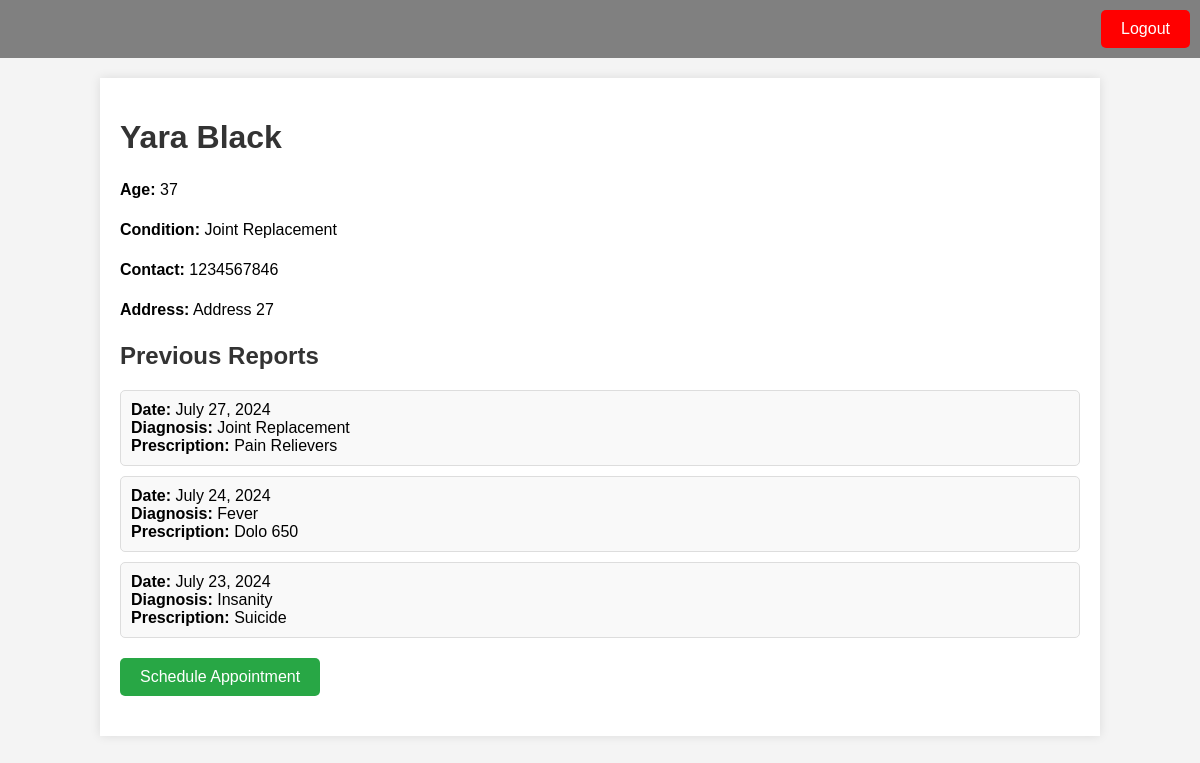
/patient_home/27/, run on an earlier commit of the app's database.
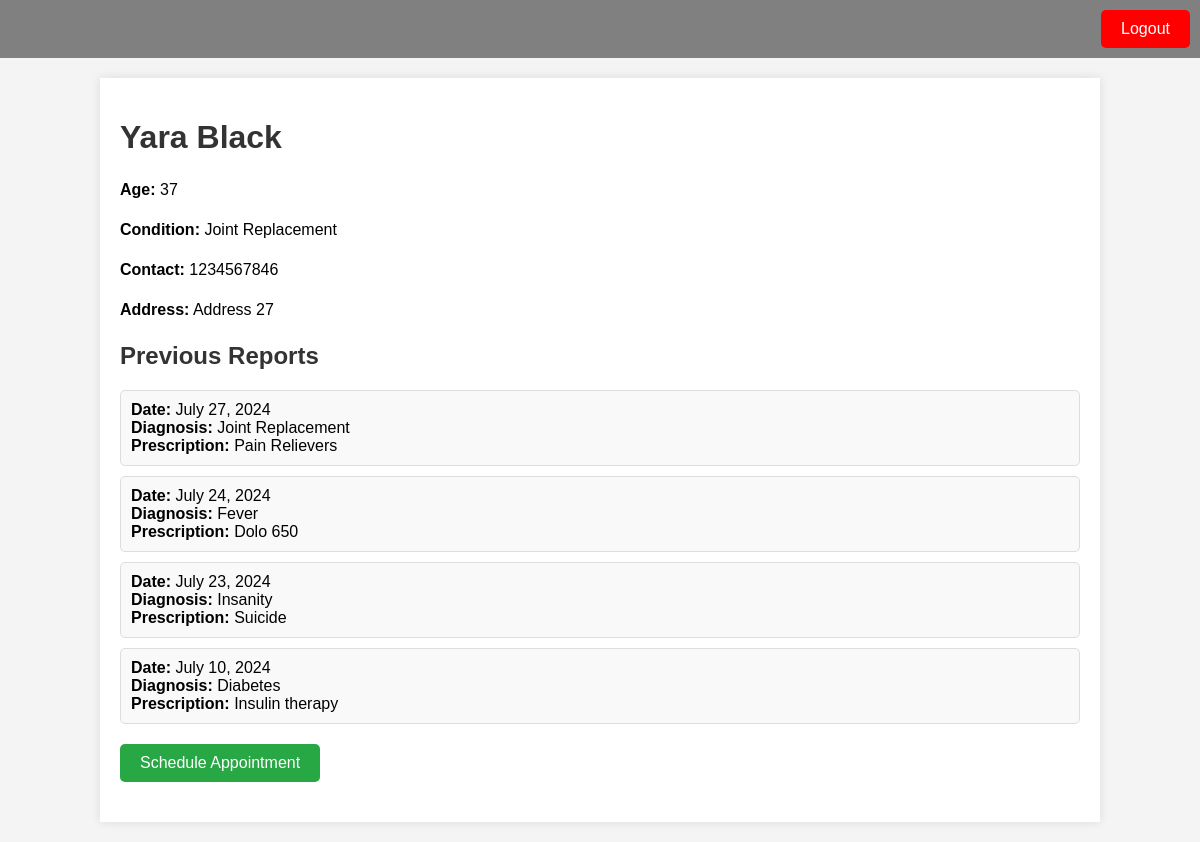
And on a later commit of the database.
### hms/models.py (models this page shows, shortened)
class Report(models.Model):
    doctor = models.ForeignKey(Doctor, on_delete=models.CASCADE)
    patient = models.ForeignKey(Patient, on_delete=models.CASCADE)
    prescription = models.TextField()
    date = models.DateField()
    diagnosis = models.TextField()

### hms/views.py (the view)
# urls.py: path("patient_home/<int:patient_id>/", views.patient_home, name="patient_home"),
def patient_home(request, patient_id):
    patient = get_object_or_404(Patient, id=patient_id)
    reports = Report.objects.filter(patient=patient)
    return render(request, "patient.html", {"patient": patient, "reports": reports})

### templates/patient.html (shortened to what this page needs)
<!DOCTYPE html>
<html lang="en">
<head>
</head>
<body>
    <div class="header">
        <form action="{% url 'login_page' %}" method="get">
            <button class="logout-btn" type="submit">Logout</button>
        </form>
    </div>
    <div class="container">
        <h1>{{ patient.name }}</h1>
        <p><strong>Age:</strong> {{ patient.age }}</p>
        <p><strong>Condition:</strong> {{ patient.condition }}</p>
        <p><strong>Contact:</strong> {{ patient.contact }}</p>
        <p><strong>Address:</strong> {{ patient.address }}</p>
        <h2>Previous Reports</h2>
        <ul>
            {% for report in reports %}
            <li>
                <strong>Date:</strong> {{ report.date }}<br>
                <strong>Diagnosis:</strong> {{ report.diagnosis }}<br>
                <strong>Prescription:</strong> {{ report.prescription }}
            </li>
            {% empty %}
            <li>No reports available.</li>
            {% endfor %}
        </ul>
            <form action=" {% url 'new_appointment' patient.id %}" method="post">
            <button class="schedule-btn" type="submit">Schedule Appointment</button>
            </form>
    </div>
</body>
</html>

What changed in the data, as far as the page shows it:
added Report: date "July 10, 2024", diagnosis "Diabetes", prescription "Insulin therapy"
